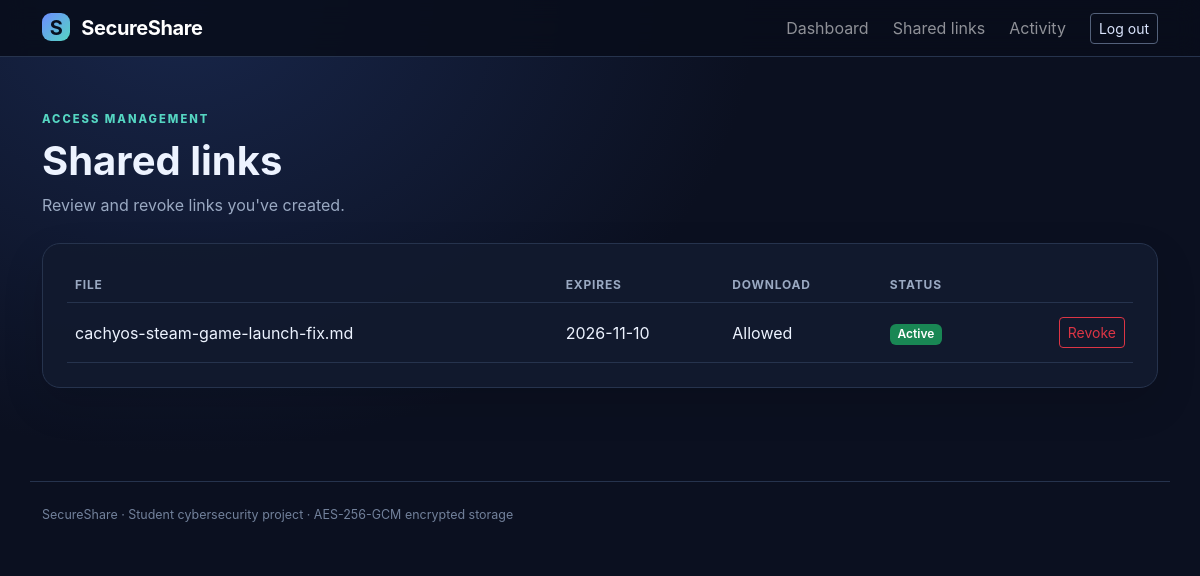
The page /shares (signed in) on the database its author committed.
### tables this page shows
CREATE TABLE shares (
        id INTEGER PRIMARY KEY AUTOINCREMENT,
        file_id INTEGER NOT NULL REFERENCES files(id) ON DELETE CASCADE,
        owner_id INTEGER NOT NULL REFERENCES users(id) ON DELETE CASCADE,
        token TEXT NOT NULL UNIQUE,
        password_hash TEXT,
        expires_at TEXT NOT NULL,
        allow_download INTEGER NOT NULL DEFAULT 1,
        created_at TEXT NOT NULL,
        revoked INTEGER NOT NULL DEFAULT 0
    );

CREATE TABLE files (
        id INTEGER PRIMARY KEY AUTOINCREMENT,
        owner_id INTEGER NOT NULL REFERENCES users(id) ON DELETE CASCADE,
        original_name TEXT NOT NULL,
        storage_name TEXT NOT NULL UNIQUE,
        mime_type TEXT NOT NULL,
        size_bytes INTEGER NOT NULL,
        wrapped_key TEXT NOT NULL,
        nonce TEXT NOT NULL,
        created_at TEXT NOT NULL
    , nonce_key TEXT);

### app.py (the view)
@app.route("/shares")
@login_required
def shares():
    rows = db().execute("""
        SELECT s.*, f.original_name FROM shares s
        JOIN files f ON f.id=s.file_id
        WHERE s.owner_id=? ORDER BY s.created_at DESC
    """, (session["user_id"],)).fetchall()
    return render_template("shares.html", shares=rows)

### app.py (called while the page is built)
def now_utc():
    return datetime.now(timezone.utc)

def iso_now():
    return now_utc().isoformat()

def db():
    if "db" not in g:
        g.db = sqlite3.connect(DB_PATH)
        g.db.row_factory = sqlite3.Row
        g.db.execute("PRAGMA foreign_keys = ON")
    return g.db

def csrf_token():
    if "_csrf" not in session:
        session["_csrf"] = secrets.token_urlsafe(32)
    return session["_csrf"]

@app.before_request
def protect_post_requests():
    if request.method == "POST":
        supplied = request.form.get("_csrf", "")
        expected = session.get("_csrf", "")
        if not supplied or not expected or not hmac.compare_digest(supplied, expected):
            abort(400, "Invalid or missing CSRF token")

@app.after_request
def security_headers(response):
    response.headers["X-Content-Type-Options"] = "nosniff"
    response.headers["X-Frame-Options"] = "DENY"
    response.headers["Referrer-Policy"] = "strict-origin-when-cross-origin"
    response.headers["Content-Security-Policy"] = (
        "default-src 'self'; style-src 'self' https://cdn.jsdelivr.net 'unsafe-inline'; "
        "script-src 'self' https://cdn.jsdelivr.net; img-src 'self' data:; "
        "font-src 'self' https://cdn.jsdelivr.net; object-src 'none'; base-uri 'self'; "
        "frame-ancestors 'none'; form-action 'self'"
    )
    return response

def login_required(view):
    @wraps(view)
    def wrapped(*args, **kwargs):
        if "user_id" not in session:
            flash("Please log in to continue.", "warning")
            return redirect(url_for("login"))
        return view(*args, **kwargs)
    return wrapped

def current_user():
    if "user_id" not in session:
        return None
    return db().execute("SELECT id, username, email FROM users WHERE id=?",
                        (session["user_id"],)).fetchone()

@app.context_processor
def inject_user():
    return {"current_user": current_user()}

@app.context_processor
def inject_helpers():
    return {"now_iso": iso_now()}

### templates/shares.html
{% extends "base.html" %}{% block title %}Shared links{% endblock %}{% block content %}
<div class="page-heading"><span class="eyebrow">ACCESS MANAGEMENT</span><h1 class="fw-bold mt-2">Shared links</h1><p class="text-secondary">Review and revoke links you've created.</p></div>
<div class="panel">{% if shares %}<div class="table-responsive"><table class="table align-middle"><thead><tr><th>File</th><th>Expires</th><th>Download</th><th>Status</th><th></th></tr></thead><tbody>{% for s in shares %}<tr><td>{{ s.original_name }}</td><td>{{ s.expires_at[:10] }}</td><td>{{ 'Allowed' if s.allow_download else 'Disabled' }}</td><td>{% if s.revoked %}<span class="badge text-bg-secondary">Revoked</span>{% elif s.expires_at < now_iso %}<span class="badge text-bg-warning">Expired</span>{% else %}<span class="badge text-bg-success">Active</span>{% endif %}</td><td class="text-end">{% if not s.revoked %}<form method="post" action="{{ url_for('revoke_share', share_id=s.id) }}" data-confirm="Revoke this sharing link?"><input type="hidden" name="_csrf" value="{{ csrf_token() }}"><button class="btn btn-sm btn-outline-danger">Revoke</button></form>{% endif %}</td></tr>{% endfor %}</tbody></table></div>{% else %}<div class="empty-state"><h5>No links created</h5><p class="text-secondary">Create a share link from a file in your dashboard.</p><a class="btn btn-primary" href="{{ url_for('dashboard') }}">Go to dashboard</a></div>{% endif %}</div>
{% endblock %}

### static/css/style.css (style rules this page uses)
:root { --bg:#0b1020;--panel:#121a2e;--panel2:#18233b;--line:#26334d;--text:#edf3ff;--muted:#9aa9c2;--blue:#6d8cff;--cyan:#55d6c2 }
* { box-sizing:border-box }
body { background:radial-gradient(ellipse at 15% 0%,#18264a 0,transparent 40%),var(--bg);color:var(--text);min-height:100vh;font-family:Inter,ui-sans-serif,system-ui,-apple-system,Segoe UI,sans-serif }
.eyebrow { font-size:.7rem;letter-spacing:2px;color:var(--cyan);font-weight:800 }
.text-secondary { color:var(--muted)!important }
.preview-card,.feature-card,.stat-card,.panel,.auth-card { background:rgba(18,26,46,.94);border:1px solid var(--line);border-radius:18px;box-shadow:0 16px 40px #0002 }
.panel { padding:24px }
.page-heading { margin-bottom:26px }
.table { --bs-table-bg:transparent;--bs-table-color:var(--text);--bs-table-border-color:var(--line);margin-bottom:0 }
.table thead th { font-size:.75rem;text-transform:uppercase;letter-spacing:.8px;color:var(--muted);font-weight:700 }
.table td { padding-top:14px;padding-bottom:14px }
.badge { font-weight:600 }

### rows shown on the page
shares: original_name "cachyos-steam-game-launch-fix.md", expires_at "2026-11-10", allow_download "Allowed", revoked "Active"
